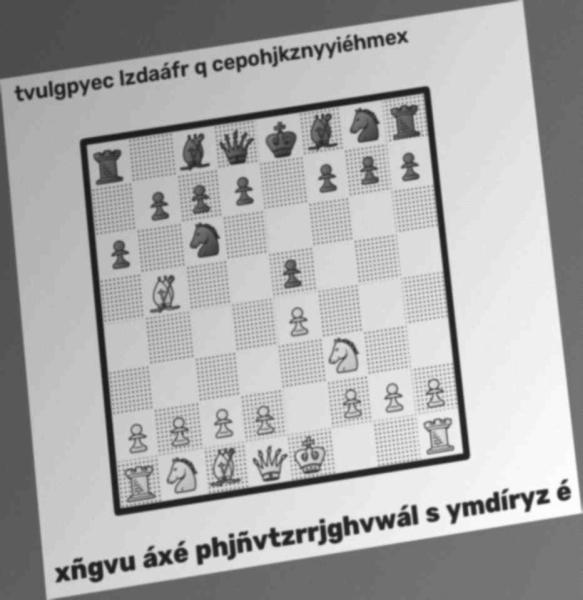
#> input picture fixtures-publicos/espanola.photo.png, 1165 x 1200 px (shown at 1/2 size); its folder holds only this picture in this run
$ python -i board.py   (imports and definitions only)
#> lines starting #> are read from the running program, lines starting #| are printed output that depends on the picture; after the words box and inside, x2 and y2 are one past the last pixel; in counts of white or black regions, pixels touching at a corner belong together
#> further down, picture is the input picture: shape (1200, 1165, 3); min 20, max 252, mean 171
"""Localización del diagrama de ajedrez en una foto.

Pipeline:
  1. find_board_quad: candidato a cuadrilátero del marco del tablero.
  2. warp_board: corrección de perspectiva a un cuadrado.
"""

import cv2
import numpy as np

WORK_SIZE = 1200  # lado largo con el que se trabaja para detectar
MIN_SCORE = 0.15  # por debajo, no hay tablero


def order_corners(pts: np.ndarray) -> np.ndarray:
    """Ordena 4 puntos como tl, tr, br, bl."""
    pts = pts.reshape(4, 2).astype(np.float32)
    s = pts.sum(axis=1)
    d = np.diff(pts, axis=1).ravel()
    return np.array(
        [pts[np.argmin(s)], pts[np.argmin(d)], pts[np.argmax(s)], pts[np.argmax(d)]],
        dtype=np.float32,
    )


def _squareness(quad: np.ndarray) -> float:
    """1.0 para un cuadrado perfecto; baja con lados desiguales."""
    sides = np.linalg.norm(quad - np.roll(quad, -1, axis=0), axis=1)
    return float(sides.min() / sides.max())


def _approx_quad(hull: np.ndarray) -> np.ndarray | None:
    """Simplifica una envolvente convexa a 4 vértices, si se puede."""
    peri = cv2.arcLength(hull, True)
    for eps in (0.01, 0.02, 0.03, 0.04, 0.05):
        approx = cv2.approxPolyDP(hull, eps * peri, True)
        if len(approx) == 4:
            return order_corners(approx)
        if len(approx) < 4:
            return None
    return None


def checker_score(gray: np.ndarray, quad: np.ndarray) -> float:
    """Cuánto se parece el interior de `quad` a un tablero 8x8 (~0..1).

    Endereza el cuadrilátero y mide el gris de cada casilla en sus cuatro
    esquinas, donde casi nunca hay tinta de las piezas. Luego mide el
    contraste alterno fila a fila y columna a columna: una fila que cae fuera
    del tablero (papel, coordenadas) no alterna y hunde la puntuación, cosa
    que una correlación global apenas notaría. No sabemos qué esquina es a1,
    así que el signo del patrón se toma del conjunto.
    """
    n = 256
    cell = n // 8
    warped = warp_board(gray, quad, n).astype(np.float32)
    inset, patch = cell // 8, cell // 5
    m = np.empty((8, 8), np.float32)
    for i in range(8):
        for j in range(8):
            y0, x0 = i * cell, j * cell
            ys = (y0 + inset, y0 + cell - inset - patch)
            xs = (x0 + inset, x0 + cell - inset - patch)
            m[i, j] = np.mean([warped[y:y + patch, x:x + patch].mean()
                               for y in ys for x in xs])
    spread = m.std()
    if spread == 0:
        return 0.0
    signed = (m - m.mean()) * (np.indices((8, 8)).sum(axis=0) % 2 * 2 - 1) / spread
    if signed.mean() < 0:
        signed = -signed
    lines = np.concatenate([signed.mean(axis=1), signed.mean(axis=0)])
    return float(0.5 * lines.mean() + 0.5 * lines.min())


def _binarize(gray: np.ndarray, block: int) -> np.ndarray:
    """Tinta = 255. `block` pequeño capta rayados; grande, casillas grises lisas."""
    blur = cv2.GaussianBlur(gray, (5, 5), 0)
    binary = cv2.adaptiveThreshold(
        blur, 255, cv2.ADAPTIVE_THRESH_GAUSSIAN_C, cv2.THRESH_BINARY_INV, block, 10
    )
    return cv2.morphologyEx(binary, cv2.MORPH_CLOSE, np.ones((3, 3), np.uint8))


def _quads_from_contours(binary: np.ndarray) -> list[np.ndarray]:
    """Candidatos a partir del marco: envolvente convexa de cada contorno grande.

    El marco casi nunca sale como contorno cerrado (se corta o se pega al
    rayado o al texto), por eso se usa la envolvente y no el contorno.
    """
    img_area = binary.shape[0] * binary.shape[1]
    contours, _ = cv2.findContours(binary, cv2.RETR_LIST, cv2.CHAIN_APPROX_SIMPLE)
    quads = []
    for c in contours:
        hull = cv2.convexHull(c)
        if cv2.contourArea(hull) < 0.04 * img_area:
            continue
        quad = _approx_quad(hull)
        if quad is not None and _squareness(quad) >= 0.6:
            quads.append(quad)
    return quads


def _dark_squares(binary: np.ndarray, open_k: int) -> list[tuple[np.ndarray, float]]:
    """Manchas con forma de casilla: (centro, lado aproximado)."""
    mask = cv2.morphologyEx(binary, cv2.MORPH_CLOSE, np.ones((9, 9), np.uint8))
    # La apertura separa casillas oscuras que se tocan por las esquinas y
    # elimina líneas finas (texto, marco).
    mask = cv2.morphologyEx(mask, cv2.MORPH_OPEN, np.ones((open_k, open_k), np.uint8))
    contours, _ = cv2.findContours(mask, cv2.RETR_EXTERNAL, cv2.CHAIN_APPROX_SIMPLE)
    max_side = max(binary.shape) / 6
    squares = []
    for c in contours:
        area = cv2.contourArea(c)
        (cx, cy), (rw, rh), _ = cv2.minAreaRect(c)
        if rw < 8 or rh < 8 or max(rw, rh) > max_side:
            continue
        if min(rw, rh) / max(rw, rh) < 0.6 or area / (rw * rh) < 0.7:
            continue
        squares.append((np.array([cx, cy], np.float32), float(np.sqrt(area))))
    return squares


def _diagonal_clusters(squares):
    """Grupos de casillas unidas como vecinas diagonales, del más grande al más pequeño.

    En un tablero, las casillas oscuras vecinas están a ~√2 lados de distancia
    y tienen tamaños parecidos; letras y piezas sueltas no cumplen ambas cosas.
    Con varios diagramas en la página (#10), cada uno forma su propio grupo.
    """
    n = len(squares)
    adj = [[] for _ in range(n)]
    for i in range(n):
        ci, si = squares[i]
        for j in range(i + 1, n):
            cj, sj = squares[j]
            if max(si, sj) / min(si, sj) > 1.5:
                continue
            d = float(np.linalg.norm(ci - cj)) / ((si + sj) / 2)
            if 1.15 < d < 1.75:
                adj[i].append(j)
                adj[j].append(i)
    seen, comps = set(), []
    for start in range(n):
        if start in seen:
            continue
        comp, stack = [], [start]
        seen.add(start)
        while stack:
            k = stack.pop()
            comp.append(k)
            for nb in adj[k]:
                if nb not in seen:
                    seen.add(nb)
                    stack.append(nb)
        comps.append(comp)
    # Orden estable: a igual tamaño, el que se encontró antes (como cuando solo se usaba el mayor).
    comps.sort(key=lambda c: -len(c))
    return comps, adj


def _quads_from_lattice(squares, cluster, adj) -> list[np.ndarray]:
    """Asigna coordenadas de rejilla a las casillas y ajusta una homografía.

    Si las casillas detectadas no cubren las 8 filas o columnas (piezas encima,
    sombras), devuelve todas las formas de completar el tablero y deja que la
    puntuación de patrón elija.
    """
    if len(cluster) < 10:
        return []
    centers = {k: squares[k][0] for k in cluster}
    # Las dos direcciones diagonales p y q salen de los desplazamientos entre
    # vecinas (plegados al semiplano para que v y -v cuenten igual).
    offsets = []
    for k in cluster:
        for nb in adj[k]:
            o = centers[nb] - centers[k]
            if o[0] < 0 or (o[0] == 0 and o[1] < 0):
                o = -o
            offsets.append(o)
    offsets = np.array(offsets, np.float32)
    angles = np.arctan2(offsets[:, 1], offsets[:, 0])  # en (-pi/2, pi/2]
    p_mask = angles < np.median(angles)
    if p_mask.all() or not p_mask.any():
        return []
    p = np.median(offsets[p_mask], axis=0)
    q = np.median(offsets[~p_mask], axis=0)

    # BFS: cada vecina es ±p o ±q respecto a la actual.
    basis = [(p, (1, 0)), (-p, (-1, 0)), (q, (0, 1)), (-q, (0, -1))]
    coords = {cluster[0]: (0, 0)}
    queue = [cluster[0]]
    while queue:
        k = queue.pop(0)
        m, n = coords[k]
        for nb in adj[k]:
            if nb in coords:
                continue
            o = centers[nb] - centers[k]
            vec, (dm, dn) = min(basis, key=lambda b: np.linalg.norm(o - b[0]))
            if np.linalg.norm(o - vec) > 0.5 * np.linalg.norm(vec):
                continue
            coords[nb] = (m + dm, n + dn)
            queue.append(nb)

    # Rejilla de casillas: u = m + n, v = m - n (en lados de casilla).
    keys = list(coords)
    if len(keys) < 10:  # la BFS no ha podido colocar casi ninguna casilla
        return []
    uv = np.array([(m + n, m - n) for m, n in (coords[k] for k in keys)], np.float32)
    img_pts = np.array([centers[k] for k in keys], np.float32)
    H, inliers = cv2.findHomography(uv + 0.5, img_pts, cv2.RANSAC, 0.25 * np.mean(
        [squares[k][1] for k in keys]))
    if H is None:
        return []
    uv = uv[inliers.ravel() == 1]
    lo = uv.min(axis=0).astype(int)
    span = (uv.max(axis=0) + 1).astype(int) - lo
    if (span > 8).any() or (span < 5).any():
        return []
    # También ±1 alrededor: manchas fuera del tablero (coordenadas, texto)
    # pueden haberse colado en el grupo y desplazar el rango.
    quads = []
    for du in range(-1, 8 - span[0] + 2):
        for dv in range(-1, 8 - span[1] + 2):
            u0, v0 = lo[0] - du, lo[1] - dv
            corners = np.array([[u0, v0], [u0 + 8, v0], [u0 + 8, v0 + 8], [u0, v0 + 8]],
                               np.float32)
            quads.append(order_corners(cv2.perspectiveTransform(corners[None], H)[0]))
    return quads


def _without_lines(binary: np.ndarray, lines: np.ndarray) -> np.ndarray:
    """Tinta de `binary` (umbral amplio) menos la de `lines` (umbral fino) (#2).

    Con líneas entre todas las casillas, el umbral amplio une las casillas oscuras por
    las esquinas en una sola malla y no sale ninguna suelta. El fino capta esas líneas
    (y no el gris liso de las casillas): al restarlas, las casillas quedan separadas.
    """
    return cv2.bitwise_and(binary, cv2.bitwise_not(lines))


def _quads_from_squares(binary: np.ndarray) -> list[np.ndarray]:
    """Candidatos a partir de las casillas oscuras (no necesita marco)."""
    quads = []
    for open_k in (5, 9, 15, 25):
        squares = _dark_squares(binary, open_k)
        clusters, adj = _diagonal_clusters(squares)
        # Los grupos de menos de 10 casillas no dan rejilla (ver _quads_from_lattice).
        for cluster in [c for c in clusters if len(c) >= 10][:MAX_BOARDS]:
            quads += _quads_from_lattice(squares, cluster, adj)
    return quads


MAX_BOARDS = 4  # diagramas por foto como mucho (#10)


MAX_OVERLAP = 0.2  # fracción del área del menor a partir de la que dos tableros son el mismo


def _overlaps(a: np.ndarray, b: np.ndarray) -> bool:
    """Dos cuadriláteros son el mismo tablero si el centro de uno cae dentro del otro o si
    se solapan más de MAX_OVERLAP (un candidato a caballo entre dos diagramas)."""
    a32, b32 = a.astype(np.float32), b.astype(np.float32)
    ca, cb = a32.mean(axis=0), b32.mean(axis=0)
    if (cv2.pointPolygonTest(b32, (float(ca[0]), float(ca[1])), False) >= 0
            or cv2.pointPolygonTest(a32, (float(cb[0]), float(cb[1])), False) >= 0):
        return True
    inter, _ = cv2.intersectConvexConvex(a32, b32)
    smaller = min(abs(cv2.contourArea(a32)), abs(cv2.contourArea(b32)))
    return smaller > 0 and inter / smaller > MAX_OVERLAP


def find_board_quads(img: np.ndarray, max_boards: int = MAX_BOARDS) -> list[tuple[np.ndarray, float]]:
    """Todos los tableros de la foto (#10): [(esquinas tl, tr, br, bl, puntuación)], el mejor primero.

    Los candidatos se recorren de mayor a menor puntuación; cada uno que no se solape
    con uno ya elegido se ajusta y se queda si supera MIN_SCORE. El primero es
    exactamente el que daba la búsqueda de un solo tablero.
    """
#> called with max_boards = 4
    h, w = img.shape[:2]
#> h = 1200; w = 1165
    scale = WORK_SIZE / max(h, w)
#> scale = 1
    small = cv2.resize(img, None, fx=scale, fy=scale, interpolation=cv2.INTER_AREA)
    gray = cv2.cvtColor(small, cv2.COLOR_BGR2GRAY)

    # Mapas sobre los que medir el patrón: el gris sirve para casillas lisas;
    # la densidad de tinta, para rayados tan claros que apenas oscurecen.
    features = [gray]
    candidates = []
    binaries = []
    for block in (31, 151):
        binary = _binarize(gray, block)
        binaries.append(binary)
        features.append(cv2.blur(binary, (5, 5)))
        candidates += _quads_from_contours(binary)
        candidates += _quads_from_squares(binary)
#> this loop made 2 passes
#> pass 1, in _binarize, `binary = cv2.adaptiveThreshold( blur, 255, cv2.ADAPTIVE_THRESH_GAUSSIA..`:
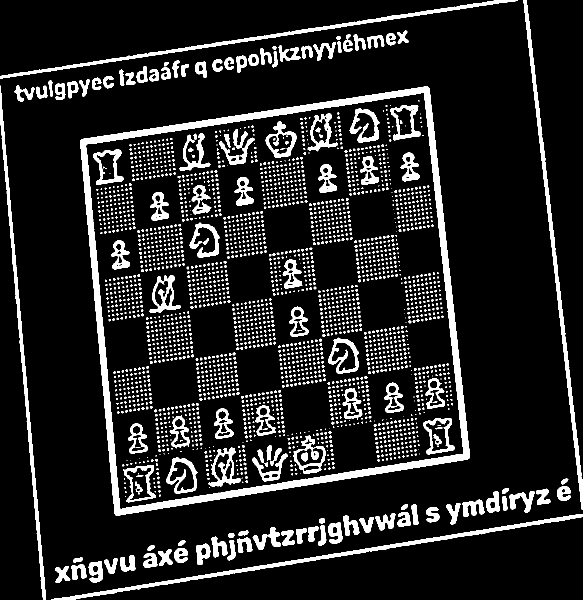
#> binary: shape (1200, 1165) (shown at 1/2 size); 12.4% white; 2892 white regions (2403 under 20 px), largest, box (x1, y1, x2, y2) and area: (160, 173, 940, 1031) 35955, (103, 1028, 1165, 1200) 7449, (1047, 0, 1165, 1019) 7139
#> pass 1, in _dark_squares, `mask = cv2.morphologyEx(binary, cv2.MORPH_CLOSE, np.ones((9, 9), np.ui..`:
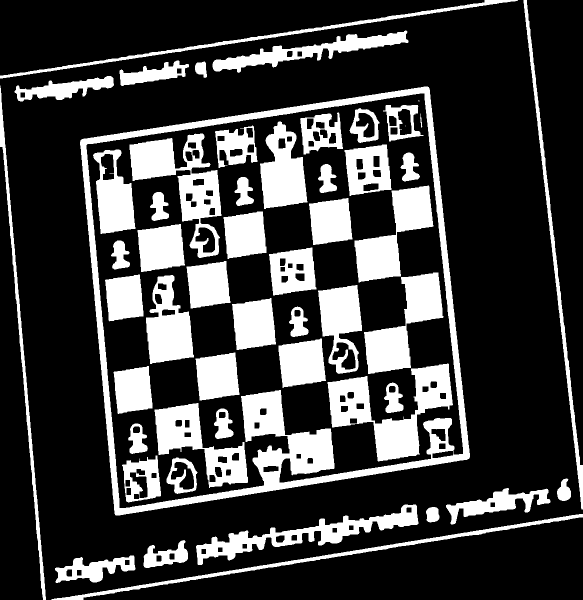
#> mask: shape (1200, 1165) (shown at 1/2 size); 24.5% white; 53 white regions (2 under 20 px), largest, box (x1, y1, x2, y2) and area: (160, 173, 940, 1031) 55054, (655, 727, 906, 923) 18948, (259, 267, 443, 516) 16317
#> after the loop:
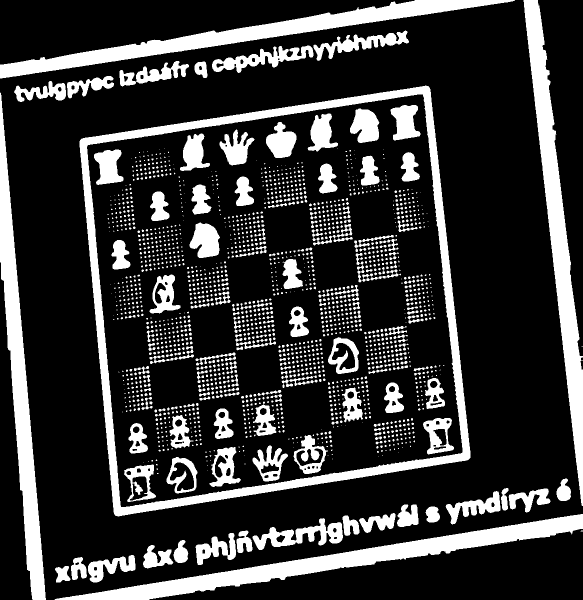
#> binary: shape (1200, 1165) (shown at 1/2 size); 21.5% white; 1858 white regions (1393 under 20 px), largest, box (x1, y1, x2, y2) and area: (159, 171, 941, 1033) 45355, (109, 1028, 1165, 1200) 30796, (1047, 0, 1165, 1012) 28967
#> after the loop, binaries = 2 items; features = 3 items

    found = _select(features, candidates, max_boards)
    if not found:
        # Solo si no sale ningún tablero: así lo que ya se detectaba no cambia (#2).
        found = _select(features, _quads_from_squares(_without_lines(binaries[1], binaries[0])), max_boards)
    return [(q / scale, sc) for q, sc in found]


def _select(features: list[np.ndarray], candidates: list[np.ndarray],
            max_boards: int) -> list[tuple[np.ndarray, float]]:
    """Los mejores candidatos que no se solapan, ya ajustados, en coordenadas de trabajo."""
    scored = [(quad, _score(features, quad)) for quad in candidates]
#> in warp_board, `m = cv2.getPerspectiveTransform(quad.astype(np.float32), dst)`: m = [[0.371, -0.0357, -52.98], [0.0551, 0.352, -111.9], [-5.98e-06, 2e-05, 1]]
#> in checker_score, `spread = m.std()`: spread = 19.73
#> in checker_score, `lines = np.concatenate([signed.mean(axis=1), signed.mean(axis=0)])`: lines = [0.0404, 0.467, 0.119, 0.456, 0.413, 0.477, 0.428, 0.578, 0.282, 0.215, 0.162, 0.558, 0.363, 0.647, 0.246, 0.506]
#> in checker_score (call 3), `warped = warp_board(gray, quad, n).astype(np.float32)`:
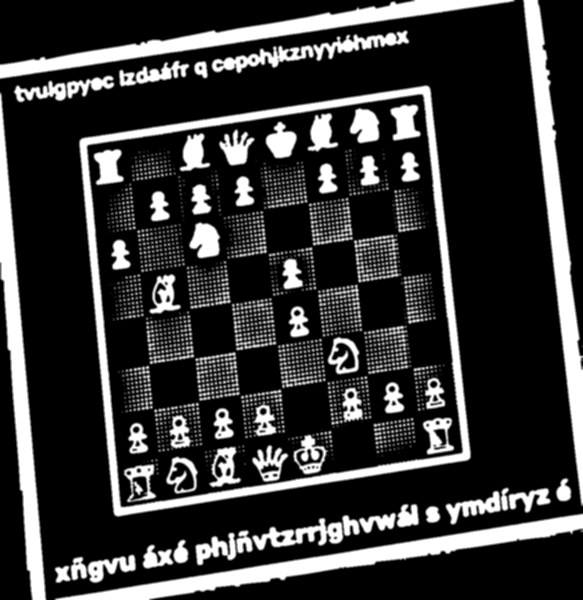
#> gray: shape (1200, 1165) (shown at 1/2 size); min 0, max 255, mean 54.9
#> in checker_score (call 3), `spread = m.std()`: spread = 33.2
#> in checker_score (call 3), `lines = np.concatenate([signed.mean(axis=1), signed.mean(axis=0)])`: lines = [-0.179, 0.145, 0.548, 0.6, 0.983, 0.859, 0.612, 0.289, 0.354, 0.153, 0.427, 0.713, 0.543, 0.807, 0.661, 0.197]
#> in warp_board (call 18), `return cv2.warpPerspective(img, m, (size, size), flags=cv2.INTER_AREA)`:
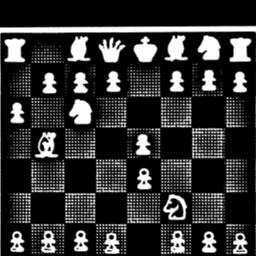
#> returned value: shape (256, 256); min 0, max 255, mean 51
#> in warp_board (call 19), `m = cv2.getPerspectiveTransform(quad.astype(np.float32), dst)`: m = [[0.371, -0.0347, -54.55], [0.0521, 0.354, -111.1], [-1.88e-05, 2.59e-05, 1]]
#> in warp_board (call 19), `return cv2.warpPerspective(img, m, (size, size), flags=cv2.INTER_AREA)`:
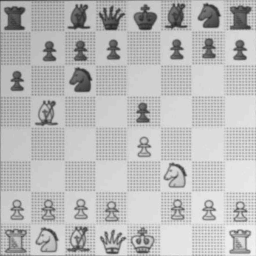
#> returned value: shape (256, 256); min 37, max 243, mean 186.5
#> in warp_board (call 20), `return cv2.warpPerspective(img, m, (size, size), flags=cv2.INTER_AREA)`:
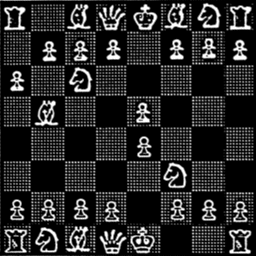
#> returned value: shape (256, 256); min 0, max 255, mean 41.3
#> scored = 46 items
    # Orden estable: a igual puntuación, el primer candidato (como la búsqueda original).
    order = sorted(range(len(scored)), key=lambda i: -scored[i][1])
#> order = 46 values, max 45 at index 45, min 0 at index 21, mean 22.5
    found: list[tuple[np.ndarray, float]] = []
    tried: list[np.ndarray] = []
    for i in order:
        quad, score = scored[i]
        if score <= 0 or len(found) >= max_boards:
            break
        if any(_overlaps(quad, t) for t in tried):
            continue
        tried.append(quad)
        quad, score = refine_quad(features, quad, score)
        if score >= MIN_SCORE and not any(_overlaps(quad, q) for q, _ in found):
            found.append((quad, score))
        elif not found:
            return []  # el mejor candidato no llega: no hay tablero (como antes)
#> this loop made 45 passes
#> i on passes 2 to 13: 27, 6, 40, 28, 13, 12, 4, 36, 7, 24, 30, 15
#> (i, score, side in refine_quad) on pass 1: (39, 0.423, 86.31)
    return found


def find_board_quad(img: np.ndarray) -> tuple[np.ndarray, float] | None:
    """Devuelve (esquinas tl, tr, br, bl en coordenadas de `img`, puntuación), o None."""
    found = find_board_quads(img, max_boards=1)
    return found[0] if found else None


def _score(features: list[np.ndarray], quad: np.ndarray) -> float:
    return max(checker_score(f, quad) for f in features)


def refine_quad(features: list[np.ndarray], quad: np.ndarray, score: float) -> tuple[np.ndarray, float]:
    """Ajuste fino de esquinas por descenso coordenado sobre la puntuación de patrón.

    Los candidatos suelen quedar desplazados una fracción de casilla (marco
    incluido, casillas del borde perdidas, perspectiva). Se mueve cada esquina
    en x e y con pasos decrecientes mientras la puntuación mejore.
    """
    side = float(np.mean(np.linalg.norm(quad - np.roll(quad, -1, axis=0), axis=1))) / 8
    quad = quad.copy()
    for frac in (0.5, 0.25, 0.12, 0.06):
        step = frac * side
        improved = True
        while improved:
            improved = False
            for k in range(4):
                for axis in (0, 1):
                    for sign in (1, -1):
                        trial = quad.copy()
                        trial[k, axis] += sign * step
                        s = _score(features, trial)
                        if s > score:
                            quad, score, improved = trial, s, True
    return quad, score


def warp_board(img: np.ndarray, quad: np.ndarray, size: int = 512) -> np.ndarray:
    dst = np.array([[0, 0], [size - 1, 0], [size - 1, size - 1], [0, size - 1]], np.float32)
    m = cv2.getPerspectiveTransform(quad.astype(np.float32), dst)
    return cv2.warpPerspective(img, m, (size, size), flags=cv2.INTER_AREA)

>>> import cv2
>>> picture = cv2.imread('../../fixtures-publicos/espanola.photo.png')
>>> result = find_board_quads(picture)
